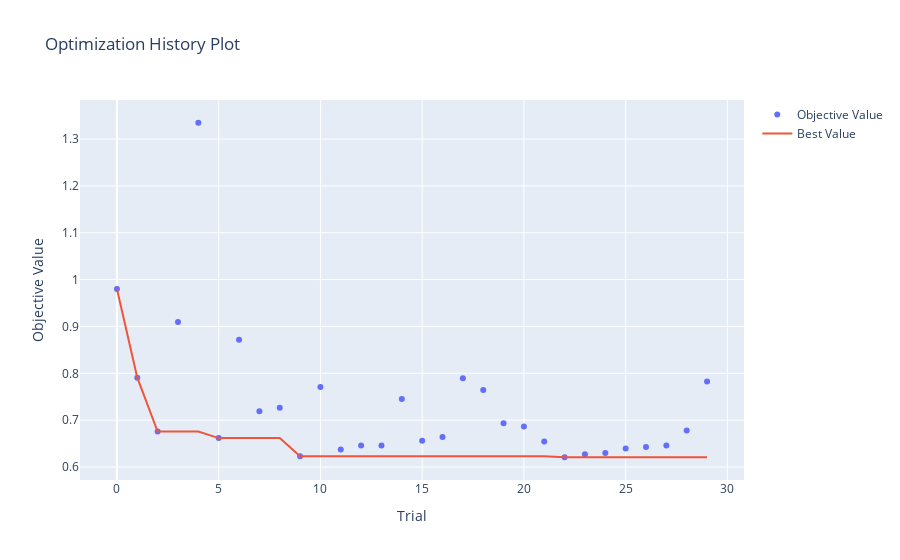

The notebook cell saved with this chart:
### Code cell
# 하이퍼파라미터 최적화 과정을 확인
optuna.visualization.plot_optimization_history(study_lgbm)

### Figure 1 — Plotly figure (JSON) as saved in the notebook; plotly's stock layout.template omitted (floating-point values rounded to 4 significant figures)
{"data": [{"mode": "markers", "name": "Objective Value", "type": "scatter", "x": [0, 1, 2, 3, 4, 5, 6, 7, 8, 9, 10, 11, 12, 13, 14, 15, 16, 17, 18, 19, 20, 21, 22, 23, 24, 25, 26, 27, 28, 29], "y": [0.9799, 0.7906, 0.6757, 0.9094, 1.335, 0.6617, 0.8713, 0.7192, 0.7263, 0.6227, 0.7708, 0.6374, 0.6458, 0.6459, 0.7452, 0.6561, 0.6638, 0.7894, 0.7641, 0.6932, 0.6865, 0.6547, 0.6208, 0.6271, 0.6301, 0.6397, 0.6425, 0.646, 0.6781, 0.7823]}, {"mode": "lines", "name": "Best Value", "type": "scatter", "x": [0, 1, 2, 3, 4, 5, 6, 7, 8, 9, 10, 11, 12, 13, 14, 15, 16, 17, 18, 19, 20, 21, 22, 23, 24, 25, 26, 27, 28, 29], "y": [0.9799, 0.7906, 0.6757, 0.6757, 0.6757, 0.6617, 0.6617, 0.6617, 0.6617, 0.6227, 0.6227, 0.6227, 0.6227, 0.6227, 0.6227, 0.6227, 0.6227, 0.6227, 0.6227, 0.6227, 0.6227, 0.6227, 0.6208, 0.6208, 0.6208, 0.6208, 0.6208, 0.6208, 0.6208, 0.6208]}, {"marker": {"color": "#cccccc"}, "mode": "markers", "name": "Infeasible Trial", "showlegend": false, "type": "scatter", "x": [], "y": []}], "layout": {"title": {"text": "Optimization History Plot"}, "xaxis": {"title": {"text": "Trial"}}, "yaxis": {"title": {"text": "Objective Value"}}}}
